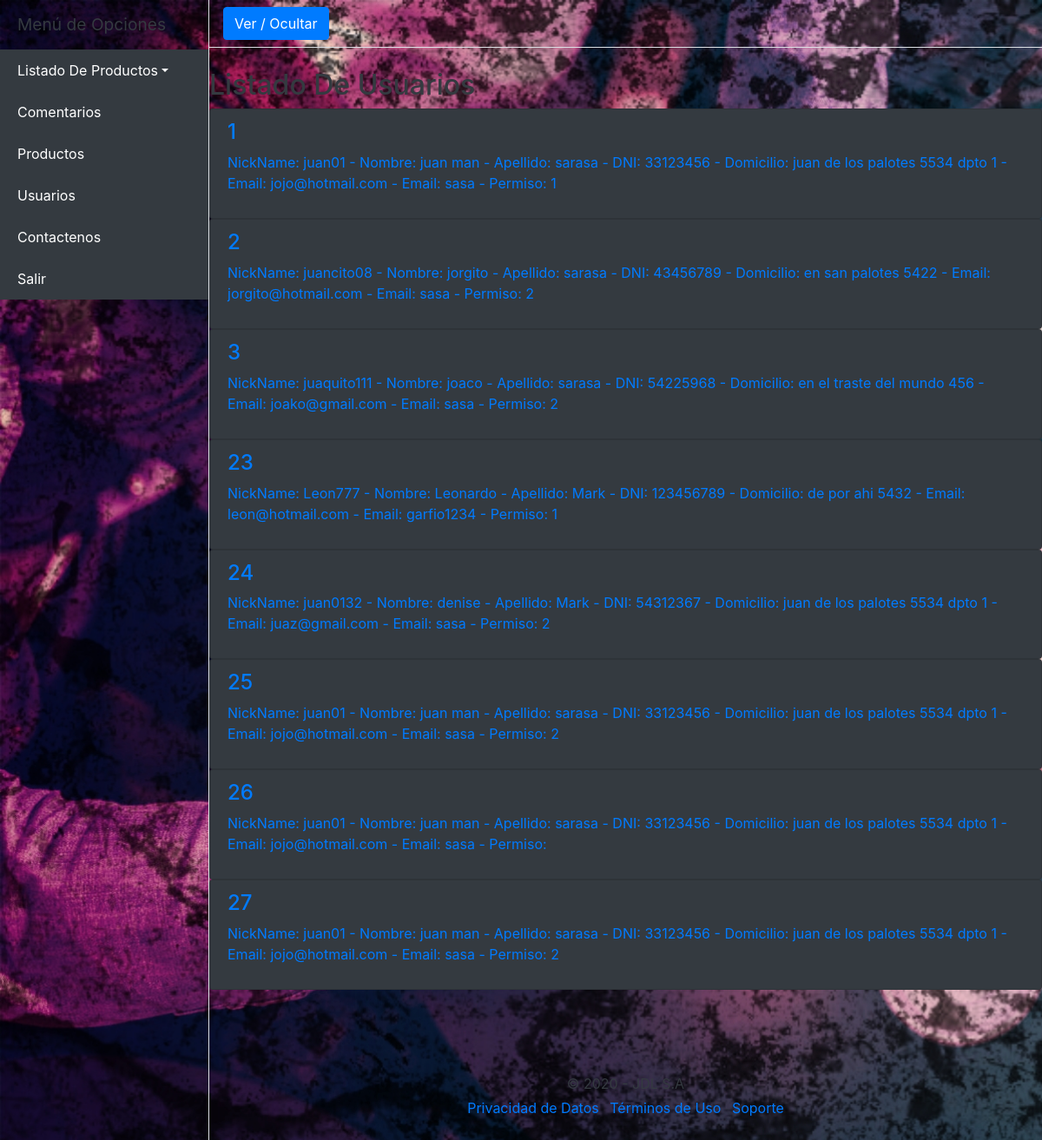
Screenshot of /usuarios/usuarios.php with the database file from the repository.
### tables this page shows
CREATE TABLE `usuarios` (
  `id_usuario` int(8) NOT NULL,
  `nickname_usuario` varchar(50) DEFAULT NULL,
  `nombre_usuario` varchar(30) DEFAULT NULL,
  `apellido_usuario` varchar(50) DEFAULT NULL,
  `dni_usuario` varchar(20) DEFAULT NULL,
  `domicilio_usuario` varchar(50) DEFAULT NULL,
  `email_usuario` varchar(50) DEFAULT NULL,
  `contraseña_usuario` varchar(15) DEFAULT NULL,
  `permiso_usuario` int(2) DEFAULT NULL
);

### mlibs/bodyu.php (the view, shortened to what this page needs)
<div class="d-flex" id="wrapper">
  <div class="bg-black border-right" id="sidebar-wrapper">
    <div class="sidebar-heading bg-black text-dark">Menú de Opciones</div>
      <div class="list-group list-group-flush">
        <a href="#pageSubmenu" data-toggle="collapse" aria-expanded="false" class="list-group-item list-group-item-action dropdown-toggle bg-dark text-white">Listado De Productos</a>
        <a href="../comentarios/" class="list-group-item list-group-item-action bg-dark text-white">Comentarios</a>
        <a href="../productos/" class="list-group-item list-group-item-action bg-dark text-white">Productos</a>
        <a href="../usuarios/" class="list-group-item list-group-item-action bg-dark text-white">Usuarios</a>
        <a href="../contacto/" class="list-group-item list-group-item-action bg-dark text-white">Contactenos</a>
        <a href="../" class="list-group-item list-group-item-action bg-dark text-white">Salir</a>
      </div>
    </div>
  <div id="page-content-wrapper align-self-center" >
    <nav class="navbar navbar-expand-lg navbar-light bg-black border-bottom">
      <button class="btn btn-primary" id="menu-toggle">Ver / Ocultar</button>
    </nav>
    <div class="mt-4 align-self-center text-left">
      <div class="mt-4 text-dark">
        <h2 class="mt-4">Listado De Usuarios</h2>
      </div>
      <div class="list-group">
      <?php
      	$long = count($usuarios);
      	for($i=0; $i< $long; $i++){
      ?>
	    <div class="list-group">
      <a 	<?php echo "href=modifica.php?id_usuario=".$usuarios[$i]['id_usuario'];?>
						 class="list-group-item bg-dark">
				<h4 class="list-group-item-heading"> <?php echo $usuarios[$i]['id_usuario'] ."";?> </h4>
				<p class="list-group-item-text"><?php 	echo "NickName: " . $usuarios[$i]['nickname_usuario'] ." - Nombre: ";
                            echo $usuarios[$i]['nombre_usuario'] ." - Apellido: ";
                            echo $usuarios[$i]['apellido_usuario'] ." - DNI: ";
                            echo $usuarios[$i]['dni_usuario'] ." - Domicilio: ";
                            echo $usuarios[$i]['domicilio_usuario'] ." - Email: ";
                            echo $usuarios[$i]['email_usuario'] ." - Email: ";
                            echo $usuarios[$i]['contraseña_usuario'] ." - Permiso: ";
                            echo $usuarios[$i]['permiso_usuario'] ."";
                            ?>
        </p>
			  </a>
      </div>
	    <?php  } ?>
    </div>
    <?php
      include "footer.php"
    ?>
  </div>
</div>

### libs/css/simple-sidebar.css (style rules this page uses)
body { overflow-x: hidden; }
#sidebar-wrapper { min-height: 100vh; margin-left: -15rem; -webkit-transition: margin .25s ease-out; -moz-transition: margin .25s ease-out; -o-transition: margin .25s ease-out; transition: margin .25s ease-out; }
#sidebar-wrapper .sidebar-heading { padding: 0.875rem 1.25rem; font-size: 1.2rem; }
#sidebar-wrapper .list-group { width: 15rem; }
@media (min-width: 768px) { #sidebar-wrapper { margin-left: 0; } }

### rows the page displays
usuarios: id_usuario "1", nickname_usuario "juan01", nombre_usuario "juan man", apellido_usuario "sarasa", dni_usuario "33123456", domicilio_usuario "juan de los palotes 5534 dpto 1", email_usuario "jojo@hotmail.com", contraseña_usuario "sasa", permiso_usuario "1"
usuarios: id_usuario "2", nickname_usuario "juancito08", nombre_usuario "jorgito", apellido_usuario "sarasa", dni_usuario "43456789", domicilio_usuario "en san palotes 5422", email_usuario "jorgito@hotmail.com", contraseña_usuario "sasa", permiso_usuario "2"
usuarios: id_usuario "3", nickname_usuario "juaquito111", nombre_usuario "joaco", apellido_usuario "sarasa", dni_usuario "54225968", domicilio_usuario "en el traste del mundo 456", email_usuario "joako@gmail.com", contraseña_usuario "sasa", permiso_usuario "2"
usuarios: id_usuario "23", nickname_usuario "Leon777", nombre_usuario "Leonardo", apellido_usuario "Mark", dni_usuario "123456789", domicilio_usuario "de por ahi 5432", email_usuario "leon@hotmail.com", contraseña_usuario "garfio1234", permiso_usuario "1"
usuarios: id_usuario "24", nickname_usuario "juan0132", nombre_usuario "denise", apellido_usuario "Mark", dni_usuario "54312367", domicilio_usuario "juan de los palotes 5534 dpto 1", email_usuario "juaz@gmail.com", contraseña_usuario "sasa", permiso_usuario "2"
usuarios: id_usuario "25", nickname_usuario "juan01", nombre_usuario "juan man", apellido_usuario "sarasa", dni_usuario "33123456", domicilio_usuario "juan de los palotes 5534 dpto 1", email_usuario "jojo@hotmail.com", contraseña_usuario "sasa", permiso_usuario "2"
usuarios: id_usuario "26", nickname_usuario "juan01", nombre_usuario "juan man", apellido_usuario "sarasa", dni_usuario "33123456", domicilio_usuario "juan de los palotes 5534 dpto 1", email_usuario "jojo@hotmail.com", contraseña_usuario "sasa"
usuarios: id_usuario "27", nickname_usuario "juan01", nombre_usuario "juan man", apellido_usuario "sarasa", dni_usuario "33123456", domicilio_usuario "juan de los palotes 5534 dpto 1", email_usuario "jojo@hotmail.com", contraseña_usuario "sasa", permiso_usuario "2"
